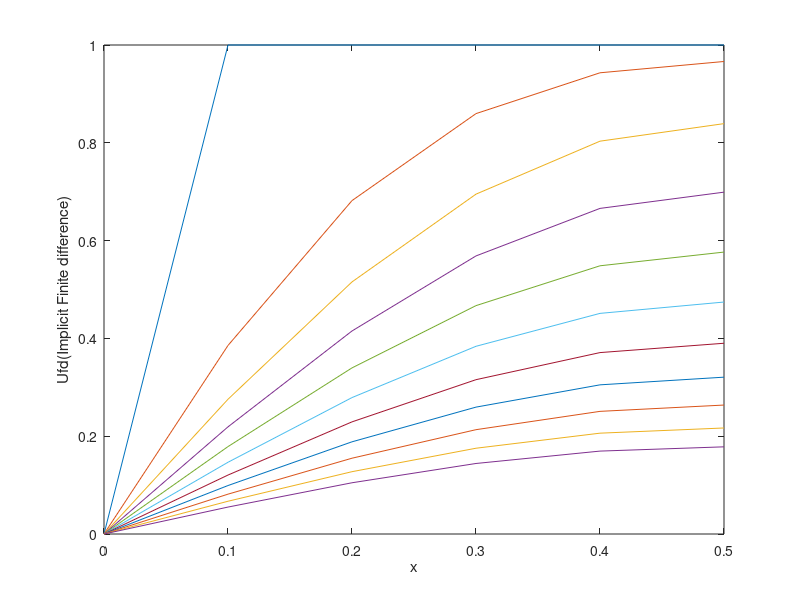
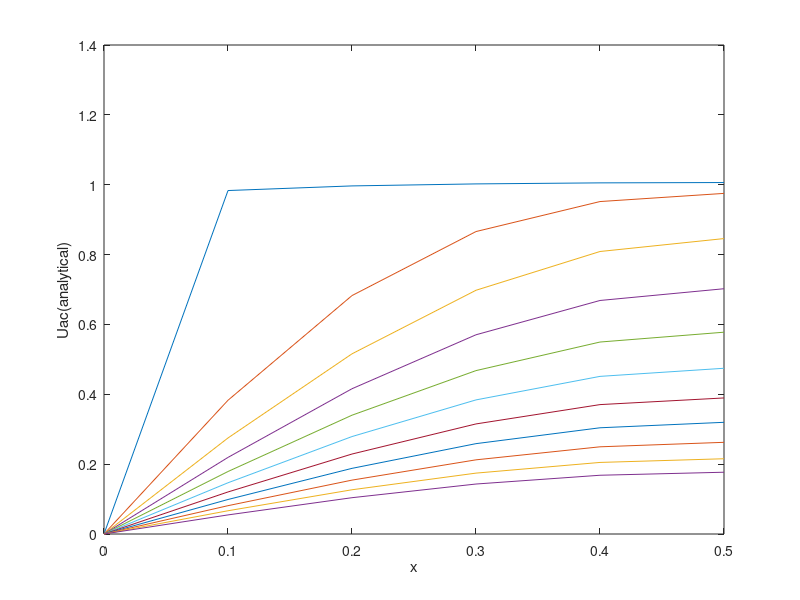
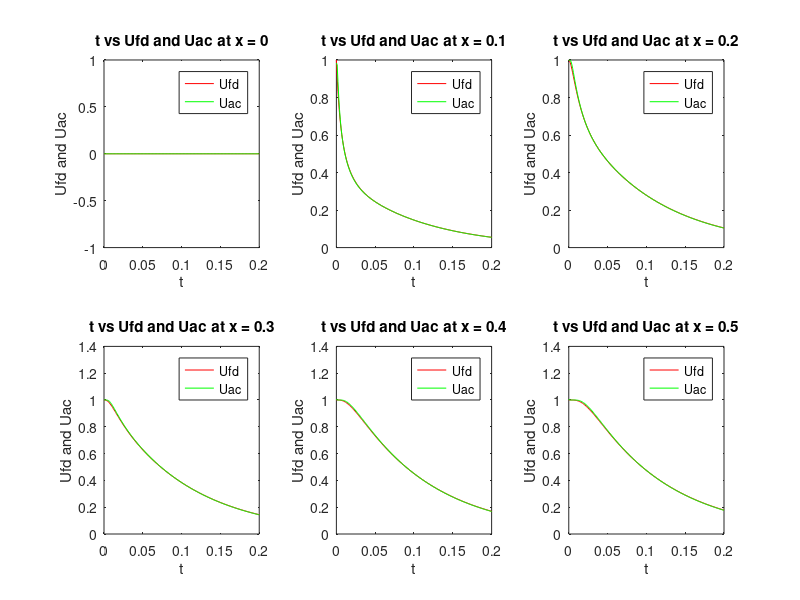

The MATLAB script that drew these images, in order:
% This script is for finding approximat solution for differential equation
% using Crank- Nicolson (Implicit) finite difference method
clear 
clc
r = 0.1;
k = 0.001;
h = sqrt(k/(r));
x = 0:h:1;
t = 0:k:0.200;

% First and last row of finite difference matrix and the first column
% are known from given boundary conditions so remaining 9 rows and 200
% columns of finite difference matrix should be populated and hence
% the other required matrix are initialized correspondingly

A = zeros(length(x)-2,length(x)-2);
B = zeros(length(x)-2,length(t)-1);
Y = zeros(length(x)-2,1);
Uac = zeros(length(x),length(t));

%Initializing U
Ufd = zeros(length(x),length(t));
Ufd(:,1) = 1;
Ufd(1,:) = 0;
Ufd(11,:) = 0;


    for j = 1:9
        for i = 1:9
        if i == j
            A(i,j) = 2*(1+r);
        elseif i == j-1 || i == j+1
            A(i,j) = -r;
        else
            A(i,j) = 0;
        end
        end
    end
    
% First and last row of finite difference matrix and the first column
% are known from given boundary conditions so remaining 9 rows and 200
% columns of finite difference matrix is populated
    
    for j = 1:200
        for i = 1:9
            B(i,j) = r*Ufd(i,j) + 2*(1-r)*Ufd(i+1,j) + r*Ufd(i+2,j);
            Y(i,1) = B(i,j);
        end
        X = A\Y;
        for v = 1:9
            Ufd(v+1,j+1) = X(v,1);
        end
            
    end
    
 % Analytical solution
 sum = 0;
 for i = 1:6
     for j = 1:201
         sum = 0;
         for n = 0:50
             c = (2*n +1);
             sum = sum + (4/pi)*(1/c)*exp(-c^2*(pi^2)*t(1,j))*sin(c*(pi)*x(1,i));
         end
         Uac(i,j) = sum;
     end
 end
 
             
figure(01)
%Plotting x and Ufd
x1 = 0:0.1:0.5;
u = 1:6;
for m = 1:20:201;
plot(x1,Ufd(u,m))
hold on
end
xlabel('x');
ylabel('Ufd(Implicit Finite difference)')

%plotting x and Uac
figure(02)
x1 = 0:0.1:0.5;
u = 1:6;
for m = 1:20:201;
plot(x1,Uac(u,m))
hold on
end
xlabel('x');
ylabel('Uac(analytical)')

figure(03)
%Plotting Ufd and Uac vs t at x = 0
subplot(2,3,1)
j = 1:201;
plot(t,Ufd(1,j),'r-')
hold on
plot(t,Uac(1,j),'g-')
xlabel('t')
ylabel('Ufd and Uac')
legend('Ufd','Uac')
title('t vs Ufd and Uac at x = 0')

%Plotting Ufd and Uac vs t at x = 0.1
subplot(2,3,2)
j = 1:201;
plot(t,Ufd(2,j),'r-')
hold on
plot(t,Uac(2,j),'g-')
xlabel('t')
ylabel('Ufd and Uac')
title('t vs Ufd and Uac at x = 0.1')
legend('Ufd','Uac')

%Plotting Ufd and Uac vs t at x = 0.2
subplot(2,3,3)
j = 1:201;
plot(t,Ufd(3,j),'r-')
hold on
plot(t,Uac(3,j),'g-')
xlabel('t')
ylabel('Ufd and Uac')
title('t vs Ufd and Uac at x = 0.2')
legend('Ufd','Uac')

%Plotting Ufd and Uac vs t at x = 0.3
subplot(2,3,4)
j = 1:201;
plot(t,Ufd(4,j),'r-')
hold on
plot(t,Uac(4,j),'g-')
xlabel('t')
ylabel('Ufd and Uac')
title('t vs Ufd and Uac at x = 0.3')
legend('Ufd','Uac')

%Plotting Ufd and Uac vs t at x = 0.4
subplot(2,3,5)
j = 1:201;
plot(t,Ufd(5,j),'r-')
hold on
plot(t,Uac(5,j),'g-')
xlabel('t')
ylabel('Ufd and Uac')
title('t vs Ufd and Uac at x = 0.4')
legend('Ufd','Uac')

%Plotting Ufd and Uac vs t at x = 0.5
subplot(2,3,6)
j = 1:201;
plot(t,Ufd(6,j),'r-')
hold on
plot(t,Uac(6,j),'g-')
xlabel('t')
ylabel('Ufd and Uac')
title('t vs Ufd and Uac at x = 0.5')
legend('Ufd','Uac')


         
        
        